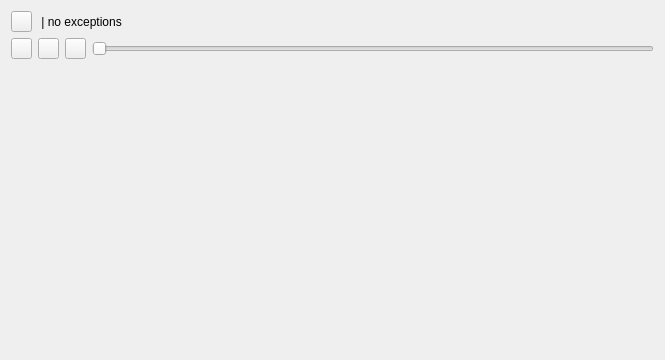
<?xml version="1.0" encoding="UTF-8"?>
<ui version="4.0">
 <class>bitrateForm</class>
 <widget class="QWidget" name="bitrateForm">
  <property name="geometry">
   <rect>
    <x>0</x>
    <y>0</y>
    <width>665</width>
    <height>360</height>
   </rect>
  </property>
  <property name="windowTitle">
   <string>Form</string>
  </property>
  <layout class="QGridLayout" name="gridLayout">
   <item row="0" column="0">
    <layout class="QHBoxLayout" name="horizontalLayout">
     <property name="sizeConstraint">
      <enum>QLayout::SetDefaultConstraint</enum>
     </property>
     <item>
      <widget class="QPushButton" name="settingsButton">
       <property name="sizePolicy">
        <sizepolicy hsizetype="Fixed" vsizetype="Fixed">
         <horstretch>21</horstretch>
         <verstretch>21</verstretch>
        </sizepolicy>
       </property>
       <property name="minimumSize">
        <size>
         <width>21</width>
         <height>21</height>
        </size>
       </property>
       <property name="maximumSize">
        <size>
         <width>21</width>
         <height>21</height>
        </size>
       </property>
       <property name="toolTip">
        <string>Stream settings</string>
       </property>
       <property name="toolTipDuration">
        <number>1</number>
       </property>
       <property name="whatsThis">
        <string>Stream settings</string>
       </property>
       <property name="text">
        <string/>
       </property>
       <property name="icon">
        <iconset resource="../qtWidgets/icons/icons.qrc">
         <normaloff>:/options.png</normaloff>:/options.png</iconset>
       </property>
      </widget>
     </item>
     <item>
      <widget class="QLabel" name="exceptionLabel">
       <property name="text">
        <string> | no exceptions</string>
       </property>
      </widget>
     </item>
     <item>
      <spacer name="horizontalSpacer_3">
       <property name="orientation">
        <enum>Qt::Horizontal</enum>
       </property>
       <property name="sizeHint" stdset="0">
        <size>
         <width>17</width>
         <height>18</height>
        </size>
       </property>
      </spacer>
     </item>
    </layout>
   </item>
   <item row="1" column="0">
    <layout class="QHBoxLayout" name="horizontalLayout_2">
     <property name="sizeConstraint">
      <enum>QLayout::SetDefaultConstraint</enum>
     </property>
     <item>
      <widget class="QPushButton" name="playButton">
       <property name="sizePolicy">
        <sizepolicy hsizetype="Fixed" vsizetype="Fixed">
         <horstretch>0</horstretch>
         <verstretch>0</verstretch>
        </sizepolicy>
       </property>
       <property name="minimumSize">
        <size>
         <width>21</width>
         <height>21</height>
        </size>
       </property>
       <property name="maximumSize">
        <size>
         <width>21</width>
         <height>21</height>
        </size>
       </property>
       <property name="text">
        <string/>
       </property>
       <property name="icon">
        <iconset resource="../qtWidgets/icons/icons.qrc">
         <normaloff>:/play.png</normaloff>:/play.png</iconset>
       </property>
      </widget>
     </item>
     <item>
      <widget class="QPushButton" name="pauseButton">
       <property name="sizePolicy">
        <sizepolicy hsizetype="Fixed" vsizetype="Fixed">
         <horstretch>0</horstretch>
         <verstretch>0</verstretch>
        </sizepolicy>
       </property>
       <property name="maximumSize">
        <size>
         <width>21</width>
         <height>21</height>
        </size>
       </property>
       <property name="text">
        <string/>
       </property>
       <property name="icon">
        <iconset resource="../qtWidgets/icons/icons.qrc">
         <normaloff>:/pause.png</normaloff>:/pause.png</iconset>
       </property>
      </widget>
     </item>
     <item>
      <widget class="QPushButton" name="stopButton">
       <property name="sizePolicy">
        <sizepolicy hsizetype="Fixed" vsizetype="Fixed">
         <horstretch>0</horstretch>
         <verstretch>0</verstretch>
        </sizepolicy>
       </property>
       <property name="minimumSize">
        <size>
         <width>21</width>
         <height>21</height>
        </size>
       </property>
       <property name="maximumSize">
        <size>
         <width>21</width>
         <height>21</height>
        </size>
       </property>
       <property name="text">
        <string/>
       </property>
       <property name="icon">
        <iconset resource="../qtWidgets/icons/icons.qrc">
         <normaloff>:/stop.png</normaloff>:/stop.png</iconset>
       </property>
      </widget>
     </item>
     <item>
      <widget class="QSlider" name="progressSlider">
       <property name="maximumSize">
        <size>
         <width>16777215</width>
         <height>16777215</height>
        </size>
       </property>
       <property name="orientation">
        <enum>Qt::Horizontal</enum>
       </property>
       <property name="tickPosition">
        <enum>QSlider::NoTicks</enum>
       </property>
      </widget>
     </item>
    </layout>
   </item>
   <item row="2" column="0">
    <widget class="QCustomPlot" name="customPlot" native="true">
     <property name="sizePolicy">
      <sizepolicy hsizetype="Expanding" vsizetype="Expanding">
       <horstretch>0</horstretch>
       <verstretch>0</verstretch>
      </sizepolicy>
     </property>
    </widget>
   </item>
  </layout>
 </widget>
 <customwidgets>
  <customwidget>
   <class>QCustomPlot</class>
   <extends>QWidget</extends>
   <header>qcustomplot.h</header>
   <container>1</container>
  </customwidget>
 </customwidgets>
 <resources>
  <include location="../qtWidgets/icons/icons.qrc"/>
 </resources>
 <connections/>
</ui>
